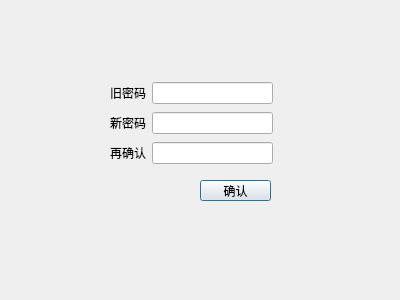
<?xml version="1.0" encoding="UTF-8"?>
<ui version="4.0">
 <class>ChangePass</class>
 <widget class="QDialog" name="ChangePass">
  <property name="geometry">
   <rect>
    <x>0</x>
    <y>0</y>
    <width>400</width>
    <height>300</height>
   </rect>
  </property>
  <property name="windowTitle">
   <string>修改密码</string>
  </property>
  <property name="windowIcon">
   <iconset resource="res.qrc">
    <normaloff>:/new/icon/C:/Users/kong/Desktop/icon.png</normaloff>:/new/icon/C:/Users/kong/Desktop/icon.png</iconset>
  </property>
  <widget class="QPushButton" name="Confirm">
   <property name="geometry">
    <rect>
     <x>200</x>
     <y>180</y>
     <width>71</width>
     <height>21</height>
    </rect>
   </property>
   <property name="styleSheet">
    <string notr="true">font: 11pt &quot;Agency FB&quot;;</string>
   </property>
   <property name="text">
    <string>确认</string>
   </property>
  </widget>
  <widget class="QWidget" name="layoutWidget">
   <property name="geometry">
    <rect>
     <x>110</x>
     <y>80</y>
     <width>163</width>
     <height>86</height>
    </rect>
   </property>
   <layout class="QVBoxLayout" name="verticalLayout">
    <item>
     <layout class="QHBoxLayout" name="horizontalLayout">
      <item>
       <widget class="QLabel" name="label">
        <property name="styleSheet">
         <string notr="true">font: 11pt &quot;Arial&quot;;</string>
        </property>
        <property name="text">
         <string>旧密码</string>
        </property>
       </widget>
      </item>
      <item>
       <widget class="QLineEdit" name="old">
        <property name="echoMode">
         <enum>QLineEdit::Password</enum>
        </property>
       </widget>
      </item>
     </layout>
    </item>
    <item>
     <layout class="QHBoxLayout" name="horizontalLayout_2">
      <item>
       <widget class="QLabel" name="label_2">
        <property name="styleSheet">
         <string notr="true">font: 11pt &quot;Arial&quot;;</string>
        </property>
        <property name="text">
         <string>新密码</string>
        </property>
       </widget>
      </item>
      <item>
       <widget class="QLineEdit" name="new1">
        <property name="echoMode">
         <enum>QLineEdit::Password</enum>
        </property>
       </widget>
      </item>
     </layout>
    </item>
    <item>
     <layout class="QHBoxLayout" name="horizontalLayout_3">
      <item>
       <widget class="QLabel" name="label_3">
        <property name="styleSheet">
         <string notr="true">font: 11pt &quot;Arial&quot;;</string>
        </property>
        <property name="text">
         <string>再确认</string>
        </property>
       </widget>
      </item>
      <item>
       <widget class="QLineEdit" name="new2">
        <property name="echoMode">
         <enum>QLineEdit::Password</enum>
        </property>
       </widget>
      </item>
     </layout>
    </item>
   </layout>
  </widget>
 </widget>
 <resources>
  <include location="res.qrc"/>
 </resources>
 <connections/>
</ui>
